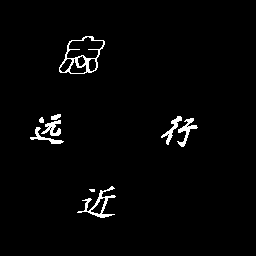
%> input picture lab4/word_bw.bmp, 256 x 256 px
$ octave test.m   (GNU Octave 9; MATLAB toolbox functions it lacks are replaced by stand-ins)
%> lines starting %> are read from the running program, lines starting %| are printed output that depends on the picture; in (x1, y1, x2, y2) boxes, pixels count from 0 and x2, y2 are one past the last pixel; in counts of white or black regions, pixels touching at a corner belong together; the program's own positions count from 1
### lab4/morphologic.m
%通用的二值形态学运算（腐蚀和膨胀、开、闭和击中击不中变换）函数
%**************************************************************************
function resultImg=morphologic(img,operator)
%***********************************初始化变量******************************
[x,y]=size(img);%获得原图像的大小
%初始化各个中间变量
img1=false(x,y);
img2=false(x,y);
img3=false(x,y);
output=false(x,y);
%********************根据用户选择的操作进行二值形态学运算*********************
switch operator
%*********************************腐蚀运算**********************************
    case 'erosion'
        se = [1 1 1;1 1 1;1 1 1];%定义结构单元（3*3方形）
        resultImg = erosion(img,se);%调用腐蚀运算函数进行腐蚀运算


%*********************************膨胀运算**********************************
    case 'dilation'
        se =[1 1 1;1 1 1;1 1 1];%定义结构单元（3*3方形）
        resultImg=dilation(img,se);%调用膨胀运算函数进行膨胀运算

%*********************************结构开变换********************************
    case 'open'
        se =[1 1 1;1 1 1;1 1 1];%定义结构单元（3*3方形）
        %结构开变换是先腐蚀然后再膨胀
        img1=erosion(img,se);
        resultImg=dilation(img1,se);
%*********************************结构闭变换********************************
    case 'close'
        se =[1 1 1;1 1 1;1 1 1];%定义结构单元（3*3方形）
        %结构开变换是先膨胀然后再腐蚀
        img1=dilation(img,se);
        resultImg=erosion(img1,se);
%*********************************击中击不中变换****************************
    case 'hit_miss'
        se1 = [0 0 0;0 1 1;1 1 1];%定义结构单元
        se2 = [0 0 0;0 0 0];%定义结构单元
        %img1=erosion(img,se1);
        %img2=erosion(~img,se2);
        %img3=img1&img2;
        resultImg=erosion(img,se1) & ~dilation(img,se2);
end


%*******************************腐蚀运算函数********************************
function imageErode = erosion(image,se)

[RowNum,ColNum] = size(image);%取图像的宽度和高度
[rowB,colB] = size(se);%取结构单元的长度和宽度
imageErode = false(RowNum,ColNum);%初始化返回图像
%计算出结构单元的中心位置
centerRow = floor((rowB+1)/2);
centerCol = floor((colB+1)/2);

for i = 1:1:RowNum
    for j = 1:1:ColNum
        if image(i,j) == 1
            Erode = 0;%DoErode表示要不要对该点进行腐蚀，初始定义为不腐蚀
            for p = 1:1:rowB
                for q = 1:1:colB
                    destRow = i+p-centerRow;
                    destCol = j+q-centerCol;
                    if (destRow >= 1 && destRow <= RowNum && destCol >= 1 && destCol <= ColNum)%判断数组下标是否越界
                         if se(p,q) ~= image(destRow,destCol)
                             Erode = se(p,q);
                         end
                     end
                end
            end
            if Erode == 0
                imageErode(i,j) = se(p,q);
            end
        end
    end
end

%**************************************************************************
%*******************************膨胀运算函数********************************
function imageDilate = dilation(image,se)

[RowNum,ColNum] = size(image);%取图像的宽度和高度
[rowB,colB] = size(se);%取结构单元的宽度和高度
imageDilate = false(RowNum,ColNum);%初始化返回图像
%计算出结构单元的中心位置
centerRow = floor((rowB+1)/2);
centerCol = floor((colB+1)/2);

for i = 1:1:RowNum
    for j = 1:1:ColNum
        if image(i,j) == 1
            for p = 1:1:rowB
                for q = 1:1:colB
                    if se(p,q) == 1
                        destRow = i+p-centerRow;
                        destCol = j+q-centerCol;
                        if destRow >= 1 && destRow <= RowNum && destCol >= 1 && destCol <= ColNum%判断数组下标是否越界
                            imageDilate(destRow,destCol) = se(p,q);
                        end
                    end
                end
            end
        end
    end
end
%**************************************************************************

### lab4/test.m
img = imread('word_bw.bmp');
%> img: size 256x256 logical; 2.2% white; 9 white regions (1 under 20 px), largest, box (x1, y1, x2, y2) and area: (59, 36, 105, 74) 404, (77, 186, 116, 218) 300, (177, 118, 198, 147) 192
figure;
subplot(2,3,1);
imshow(img), title('原始图像');
%*********************************腐蚀运算**********************************
img1=morphologic(img,'erosion');
%> after the loop in erosion, `for i = 1:1:RowNum`:
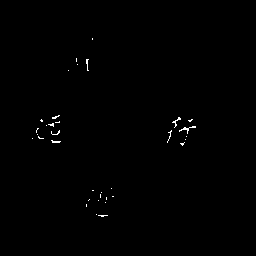
%> imageErode: size 256x256 logical; 0.38% white in thin lines or dots, all inside (x1, y1, x2, y2) = (32, 38, 196, 217)
%> after the loop in erosion, `for i = 1:1:RowNum`: Erode = 1; destCol = 106; destRow = 219
subplot(2,3,2);
imshow(img1), title('腐蚀变换');
%*********************************膨胀运算**********************************
img2=morphologic(img,'dilation');
%> after the loop in dilation, `for i = 1:1:RowNum`:
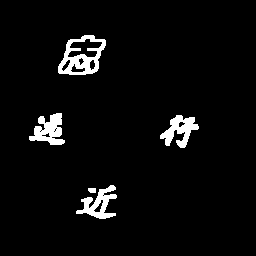
%> imageDilate: size 256x256 logical; 4.3% white; 5 white regions, box (x1, y1, x2, y2) and area: (58, 35, 106, 75) 905, (29, 113, 65, 145) 657, (160, 115, 199, 148) 622, (76, 185, 117, 219) 606, (88, 188, 96, 193) 37
subplot(2,3,3);
imshow(img2), title('膨胀变换');
%*********************************结构开变换********************************
img3=morphologic(img,'open');
%> call 2 of dilation, with se = [1 1 1; 1 1 1; 1 1 1]
%> after the loop in dilation (call 2), `for i = 1:1:RowNum`:
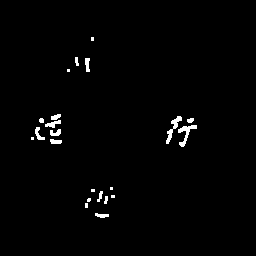
%> imageDilate: size 256x256 logical; 1.3% white; 22 white regions (8 under 20 px), largest, box (x1, y1, x2, y2) and area: (178, 125, 197, 147) 145, (166, 116, 182, 144) 135, (45, 120, 61, 128) 66
%> after the loop in dilation (call 2), `for i = 1:1:RowNum`: destCol = 105; destRow = 218
subplot(2,3,4);
imshow(img3),title('结构开变换');
%*********************************结构闭变换********************************
img4=morphologic(img,'close');
%> call 3 of erosion, with se = [1 1 1; 1 1 1; 1 1 1]
%> after the loop in erosion (call 3), `for i = 1:1:RowNum`:
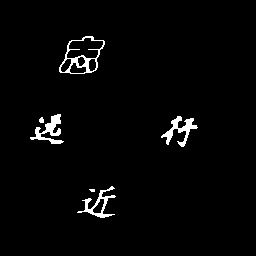
%> imageErode: size 256x256 logical; 2.4% white; 6 white regions (1 under 20 px), largest, box (x1, y1, x2, y2) and area: (59, 36, 105, 74) 421, (161, 116, 198, 147) 382, (30, 114, 64, 144) 378, (77, 186, 116, 218) 322, (39, 117, 44, 123) 24
%> after the loop in erosion (call 3), `for i = 1:1:RowNum`: destCol = 107; destRow = 220
subplot(2,3,5);
imshow(img4),title('结构闭变换');
%*********************************击中击不中变换****************************
morphologic(img,'hit_miss');
%> call 4 of erosion, with se = [0 0 0; 0 1 1; 1 1 1]
%> after the loop in erosion (call 4), `for i = 1:1:RowNum`:
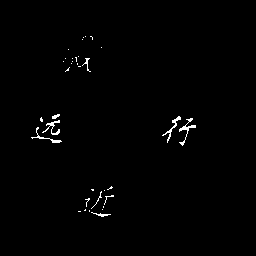
%> imageErode: size 256x256 logical; 0.86% white in thin lines or dots, all inside (x1, y1, x2, y2) = (31, 36, 196, 217)
%> after the loop in erosion (call 4), `for i = 1:1:RowNum`: destCol = 106; destRow = 219
%> after the loop in dilation (call 4), `for i = 1:1:RowNum`: imageDilate: size 256x256 logical; every value is 0
subplot(2,3,6);
imshow(img3),title('击中击不中变换');
